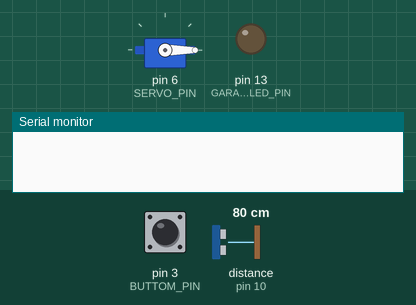
The sketch below on a simulated Arduino Mega 2560, built with avr-gcc and run on an emulated ATmega2560. Shown: servo, output pins drawn as LEDs (lit = HIGH), the last lines printed to the serial monitor. The inputs (shaded band) are chosen by the test bench; at power-on: distance to the obstacle (sensor on pin 10) 80 cm, pin 3 (BUTTOM_PIN) HIGH. The echo pulse lasts 58.3 µs per cm.

Above: at 1.2 s.
1.3 s: distance to the obstacle (sensor on pin 10) set to 11 cm
3.2 s: distance to the obstacle (sensor on pin 10) set to 8 cm
At 3.35 s:
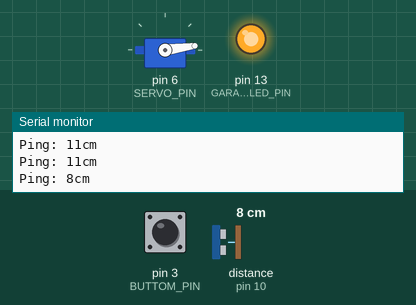
At 4.8 s:
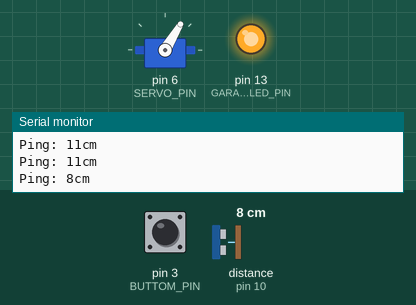
5.6 s: distance to the obstacle (sensor on pin 10) set to 18 cm
8.6 s: pin 3 (BUTTOM_PIN) pulled LOW for 1 s
At 10.06 s:
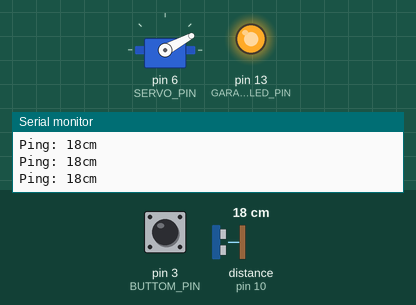
Timing chart, 0 to 12.0 s (numbered marks = the images above; inputs shaded):
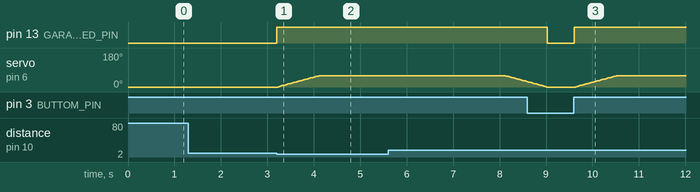

The sketch:

garage-controller-with-new-ping.ino
```cpp
// garage controller for project - We need to detect a car and so,
// open the garage and, at the same time, turns on a led
// Now, using NewPing library

// Author: Kevin Carvalho de Jesus

#include <Servo.h>
#include <NewPing.h>

// constants for servomotor
#define SERVO_PIN 6
int start_position = 0;
int servo_max_angle = 60;
int servo_speed = 15;
// instance of Servo class
Servo servomotor;


// contants for ultrassonic sensor
#define TRIGGER_PIN 9
#define ECHO_PIN 10
int distanceSensor = 200;
float max_reading_dist_cm = 30;
float min_dist_car_cm = 10;
// instance of Ultrassonic class
NewPing sonar(TRIGGER_PIN, ECHO_PIN, max_reading_dist_cm);

// How frequently are we going to send out a ping (in milliseconds)
unsigned int pingSpeed = 50;
// Holds the next ping time.
unsigned long pingTimer;


// contants for led and buttom
#define GARAGE_LED_PIN 13
#define BUTTOM_PIN 3
bool pressedBtn = false;


void setup()
{
	pinMode(GARAGE_LED_PIN, OUTPUT);
	pinMode(BUTTOM_PIN, INPUT_PULLUP);
	digitalWrite(12, HIGH);
	attachInterrupt(digitalPinToInterrupt(BUTTOM_PIN), pressedButton, HIGH);
	servomotor.attach(SERVO_PIN);
	servomotor.write(start_position);
	pingTimer = millis();
	Serial.begin(9600);
}

void loop()
{

	// implementation for garageController
	if (millis() >= pingTimer)
	{
		pingTimer += pingSpeed;
		sonar.ping_timer(echoCheck);
	}
	if (isCarNear() || pressedBtn)
	{
		garageController();
	}

	// we can do anything here, never mind!
}

void openGarageWithServo()
{
	for (int position = 0; position < servo_max_angle; position++)
	{
		servomotor.write(position);
		delay(servo_speed);
	}
}

void closeGarageWithServo()
{
	for (int position = servo_max_angle; position >= 0; position--)
	{
		servomotor.write(position);
		delay(servo_speed);
	}
}

void turnOnLedGarage()
{
	digitalWrite(GARAGE_LED_PIN, HIGH);
}

void turnOffLedGarage()
{
	digitalWrite(GARAGE_LED_PIN, LOW);
}

void echoCheck()
{
	if (sonar.check_timer())
	{
		distanceSensor = sonar.ping_result / US_ROUNDTRIP_CM;
		Serial.print("Ping: ");
		Serial.print(distanceSensor);
		Serial.println("cm");
	}
}

bool isCarNear()
{
	return distanceSensor < min_dist_car_cm;
}

void garageController()
{
	turnOnLedGarage();
	openGarageWithServo();

	delay(4000);

	closeGarageWithServo();
	turnOffLedGarage();

	distanceSensor = 200;
	pressedBtn = false;
}

void pressedButton()
{
	pressedBtn = true;
}
```

Measured:
- the behaviour switches between 10 and 9 cm on distance to the obstacle (sensor on pin 10) (found by bisection; images 0 and 1)
- after the input at 3.2 s, pin 13 (GARAGE_LED_PIN): LOW → HIGH at once; servo on pin 6 (SERVO_PIN): moves from 0° to 59° over 0.87 s, starting at once
